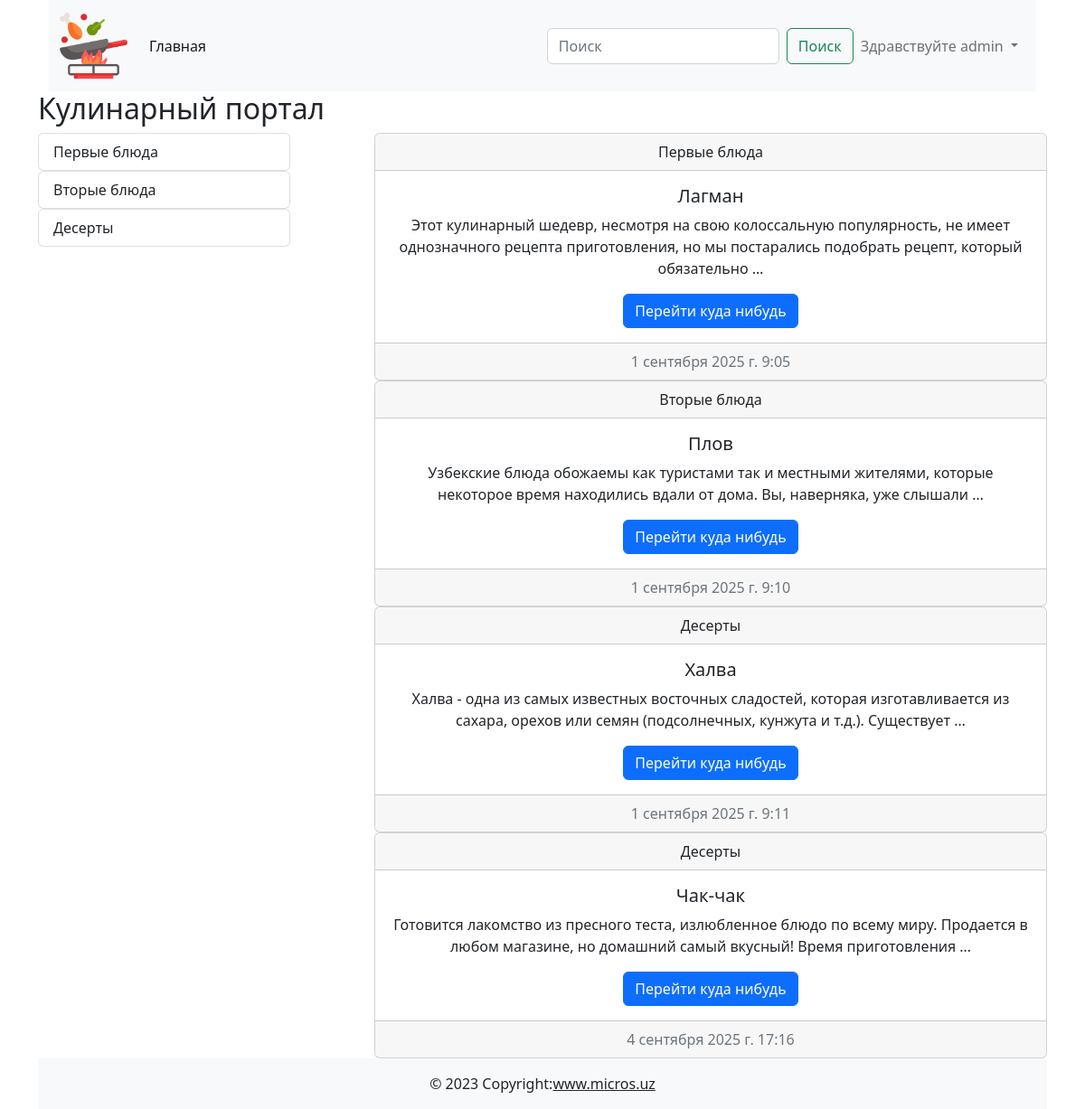
The app's page / (signed in) with its own data.
### cooking/models.py (models this page shows)
class Category(models.Model):
    title = models.CharField(max_length=255, verbose_name='Название категории')
    def __str__(self):
        return self.title
    def get_absolute_url(self):
        return reverse('category_list', kwargs={'pk': self.pk})
    class Meta:
        verbose_name = 'Категория'
        verbose_name_plural = 'Категории'

class Post(models.Model):
    title = models.CharField(max_length=255, verbose_name='Заголовок статьи')
    content = models.TextField(default='Скоро тут будет статья...', verbose_name='Текст статьи')
    created_at = models.DateTimeField(auto_now_add=True, verbose_name='Дата создания')
    updated_at = models.DateTimeField(auto_now=True, verbose_name='Дата обновления')
    photo = models.ImageField(upload_to='photos/', blank=True, null=True, verbose_name='Изображения')
    watched = models.IntegerField(default=0, verbose_name='Просмотры')
    is_published = models.BooleanField(default=True, verbose_name='Публикация')
    category = models.ForeignKey(Category, on_delete=models.CASCADE, related_name='posts', verbose_name='Категория')
    author = models.ForeignKey(User, default=None, null=True, blank=True, on_delete=models.CASCADE)
    def __str__(self):
        return self.title
    def get_absolute_url(self):
        return reverse('post_detail', kwargs={'pk': self.pk})
    class Meta:
        verbose_name = 'Пост'
        verbose_name_plural = 'Посты'

### cooking/views.py (the view)
# urls.py: path('', Index.as_view(), name='index'),
class Index(ListView):
    model = Post
    context_object_name = 'posts'
    template_name = 'cooking/index.html'
    extra_context = {'title': 'Главная страница'}

### cooking/templatetags/blog_tags.py (called while the page is built)
@register.simple_tag()
def get_all_categories():
    return Category.objects.annotate(cnt=Count('posts', filter=Q(posts__is_published=True))).filter(cnt__gt=0)

### cooking/templates/cooking/index.html
{% extends 'base.html' %}
{% load blog_tags %}
{% block main %}
<h2>Кулинарный портал</h2>
<div class="d-flex justify-content-between">
    <div class="col-3">
        {% get_all_categories as categories %}
        {% for category in categories %}
        {% include 'cooking/components/_category_buttons.html' %}
        {% endfor %}
    </div>
    <div class="col-8">
        {% for post in posts %}
        {% include 'cooking/components/_post_list.html' %}
        {% endfor %}
    </div>
</div>
{% endblock main %}

### templates/components/_navbar.html (shortened to what this page needs)
{% load static %}
<header>
    <div class="container">
        <nav class="navbar navbar-expand-lg bg-light">
            <div class="container-fluid">
                <a class="navbar-brand" href="#!">
                    <img src="{% static 'img/img.png' %}" width="75" alt="">
                </a>
                <div class="collapse navbar-collapse" id="navbarSupportedContent">
                    <ul class="navbar-nav me-auto mb-2 mb-lg-0">
                        <li class="nav-item"><a class="nav-link active" aria-current="page" href="{% url 'index' %}">Главная</a>
                        </li>
                    </ul>
                    <div class="d-flex">
                        <form class="d-flex" role="search" method="get" action="{% url 'search' %}">
                            <input name="q" class="form-control me-2" type="search" placeholder="Поиск"
                                   aria-label="Поиск">
                            <button class="btn btn-outline-success" type="submit">Поиск</button>
                        </form>
                        <ul class="navbar-nav me-auto mb-2 mb-lg-0">
                            {% if not request.user.is_authenticated %}
                            <li class="nav-item">
                                <a class="nav-link active" aria-current="page" href="{% url 'login' %}">Войти</a>
                            </li>
                            <li class="nav-item">
                                <a class="nav-link active" aria-current="page" href="{% url 'register' %}">Зарегистрироваться</a>
                            </li>
                            {% else %}
                            <li class="nav-item dropdown">
                                <a class="nav-link dropdown-toggle" href="#" id="navbarDropdown" role="button"
                                   data-bs-toggle="dropdown" aria-expanded="false">
                                    Здравствуйте {{ request.user.username }}
                                </a>
                            </li>
                            {% endif %}
                        </ul>
                    </div>
                </div>
            </div>
        </nav>
    </div>
</header>

### cooking/templates/cooking/components/_category_buttons.html
<div class="list-group">
    <a href="{{ category.get_absolute_url }}" class="list-group-item list-group-item-action">{{ category }}</a>
</div>

### cooking/templates/cooking/components/_post_list.html
<div class="card text-center">
    <div class="card-header">{{ post.category }}</div>
    <div class="card-body"><h5 class="card-title">{{ post }}</h5>
        <p class="card-text">{{ post.content | truncatewords:20 }}</p><a href="{{ post.get_absolute_url }}" class="btn btn-primary">Перейти куда нибудь</a>
    </div>
    <div class="card-footer text-muted">{{ post.created_at }}</div>
</div>

### records on screen
Category: title "Первые блюда"
Category: title "Вторые блюда"
Category: title "Десерты"
Post: category "Первые блюда", title "Лагман", content "Этот кулинарный шедевр, несмотря на свою колоссальную популярность, не имеет однозначного рецепта приготовления, но мы постарались подобрать рецепт, который обязательно …", created_at "1 сентября 2025 г. 9:05"
Post: category "Вторые блюда", title "Плов", content "Узбекские блюда обожаемы как туристами так и местными жителями, которые некоторое время находились вдали от дома. Вы, наверняка, уже слышали …", created_at "1 сентября 2025 г. 9:10"
Post: category "Десерты", title "Халва", content "Халва - одна из самых известных восточных сладостей, которая изготавливается из сахара, орехов или семян (подсолнечных, кунжута и т.д.). Существует …", created_at "1 сентября 2025 г. 9:11"
Post: category "Десерты", title "Чак-чак", content "Готовится лакомство из пресного теста, излюбленное блюдо по всему миру. Продается в любом магазине, но домашний самый вкусный! Время приготовления …", created_at "4 сентября 2025 г. 17:16"

### other values on screen
{{ request.user.username }} "admin"
